Frame 1 (no input): blank canvas, image omitted
Frame 60 (the mouse pressed at the canvas centre just before this capture): blank canvas, image omitted
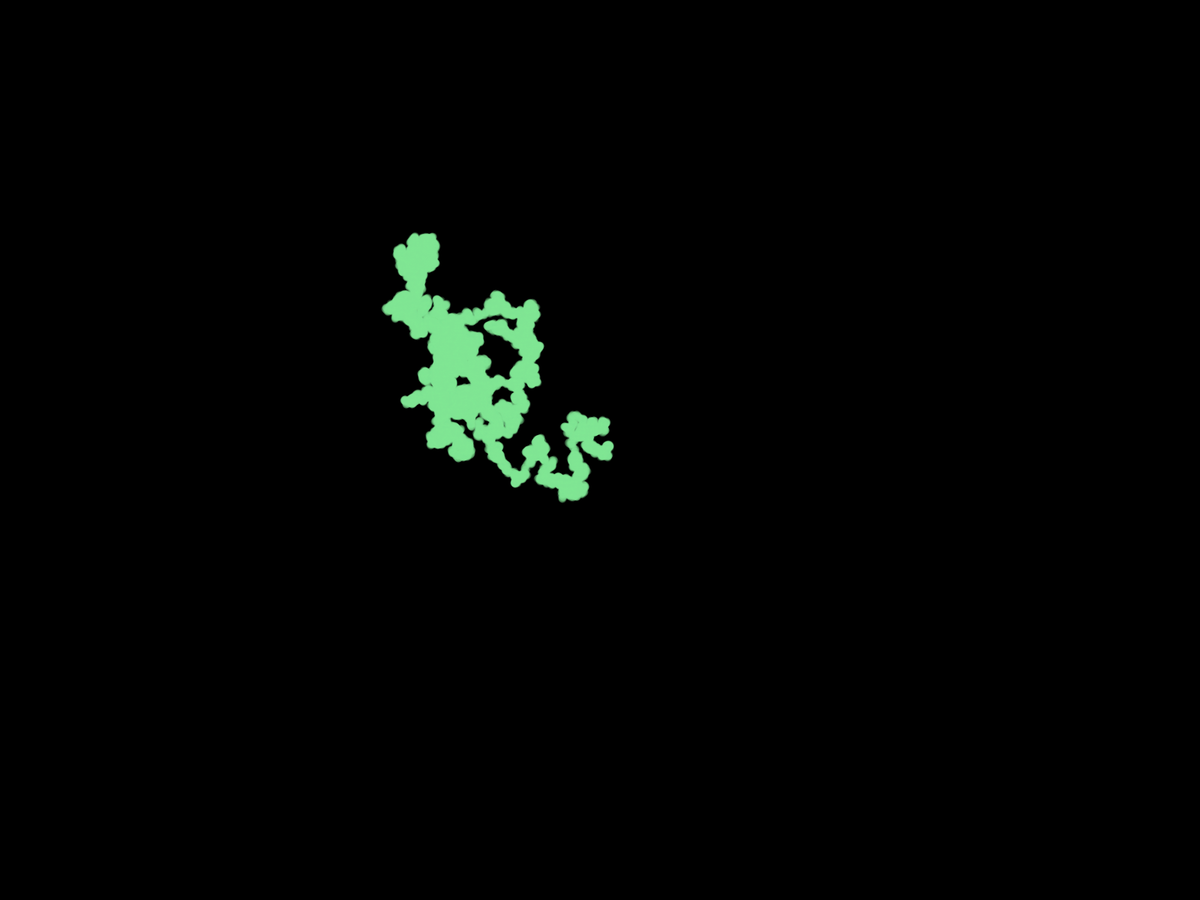
Frame 120 (the mouse held since frame 60 and released just before this capture)

The Processing sketch whose frames 1 and 60 were blank and that drew this single picture after the mouse press (run headless with seeded random() and noise(); from frame 60 on, the mouse is pressed at the canvas centre):

// Processing sketch: damAgent1
// ── damAgent1.pde
float NORTH = 0;
float NORTHEAST = 1;
float EAST = 2;
float SOUTHEAST = 3;
float SOUTH = 4;
float SOUTHWEST = 5;
float WEST = 6;
float NORTHWEST = 7;
float direction;

float stepSize = 1;
float diameter = 10;

PVector pos;

void setup() {
  fullScreen();
  noStroke();
  background(0, 0, 0);
  
  pos = new PVector(width / 2, height / 2);
  
}

void draw() {
  for (int i = 0; i <= mouseX; i++) {
    direction = int(random(0, 8));
    
    if (direction == NORTH) {
      pos.y -= stepSize;
    } else if (direction == NORTHEAST) {
      pos.x += stepSize;
      pos.y -= stepSize;
    } else if (direction == EAST) {
      pos.x += stepSize;
    } else if (direction == SOUTHEAST) {
      pos.x += stepSize;
      pos.y += stepSize;
    } else if (direction == SOUTH) {
      pos.y += stepSize;
    } else if (direction == SOUTHWEST) {
      pos.x -= stepSize;
      pos.y += stepSize;
    } else if (direction == WEST) {
      pos.x -= stepSize;
    } else if (direction == NORTHWEST) {
      pos.x -= stepSize;
      pos.y -= stepSize;
    }
    
    if (pos.x > width){
      pos.x = 0;
    }
    if (pos.x < 0) {
      pos.x = width; 
    }
    if (pos.x < 0){ 
      pos.y = height; 
    }
    if (pos.y > height){ 
      pos.y = 0; 
    }
    fill(color(130, 230, 150, 50));
    ellipse(pos.x + stepSize / 2, pos.y + stepSize / 2, diameter, diameter);
  }
}
